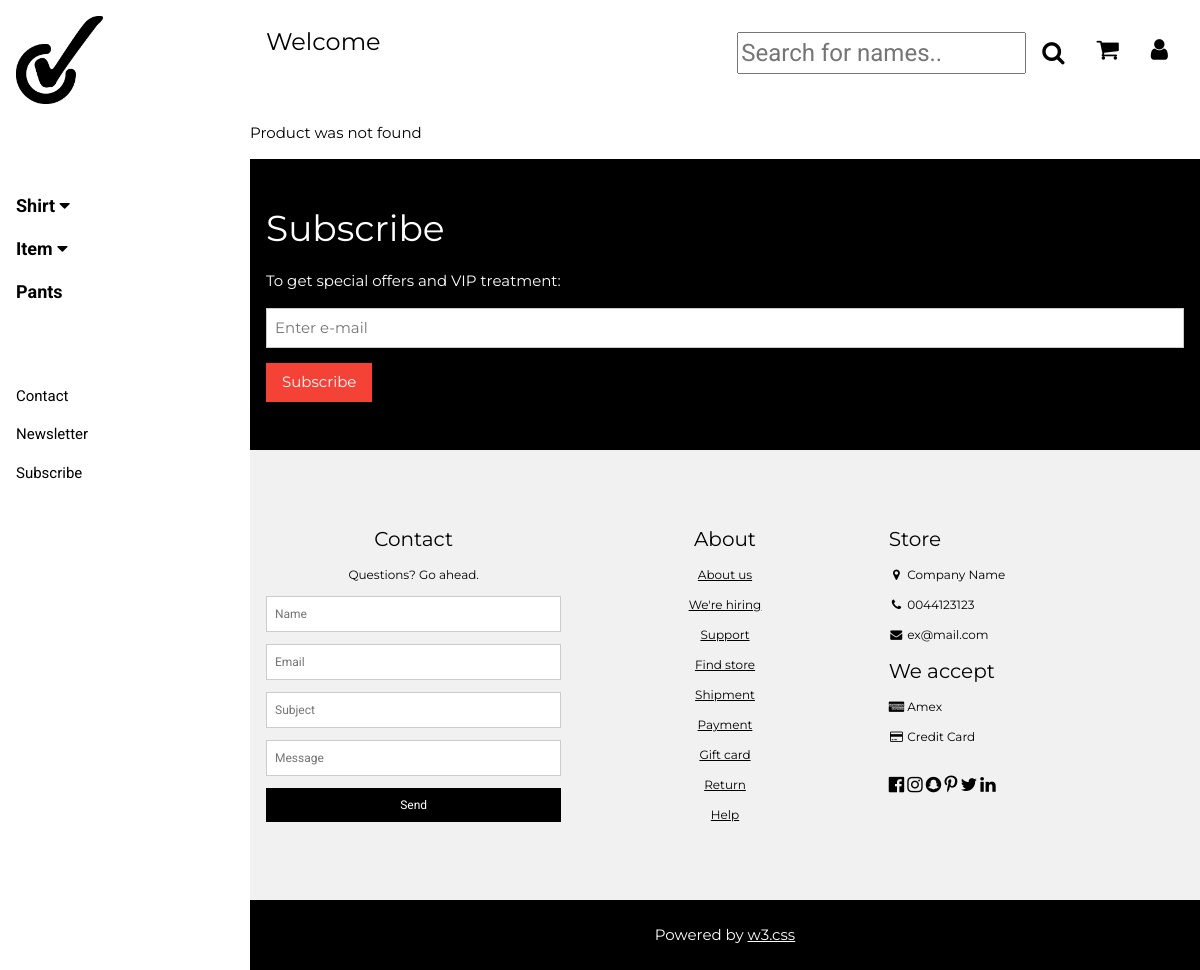
The app's page /Search.php?tukhoa=lê trung nguyên, older data.
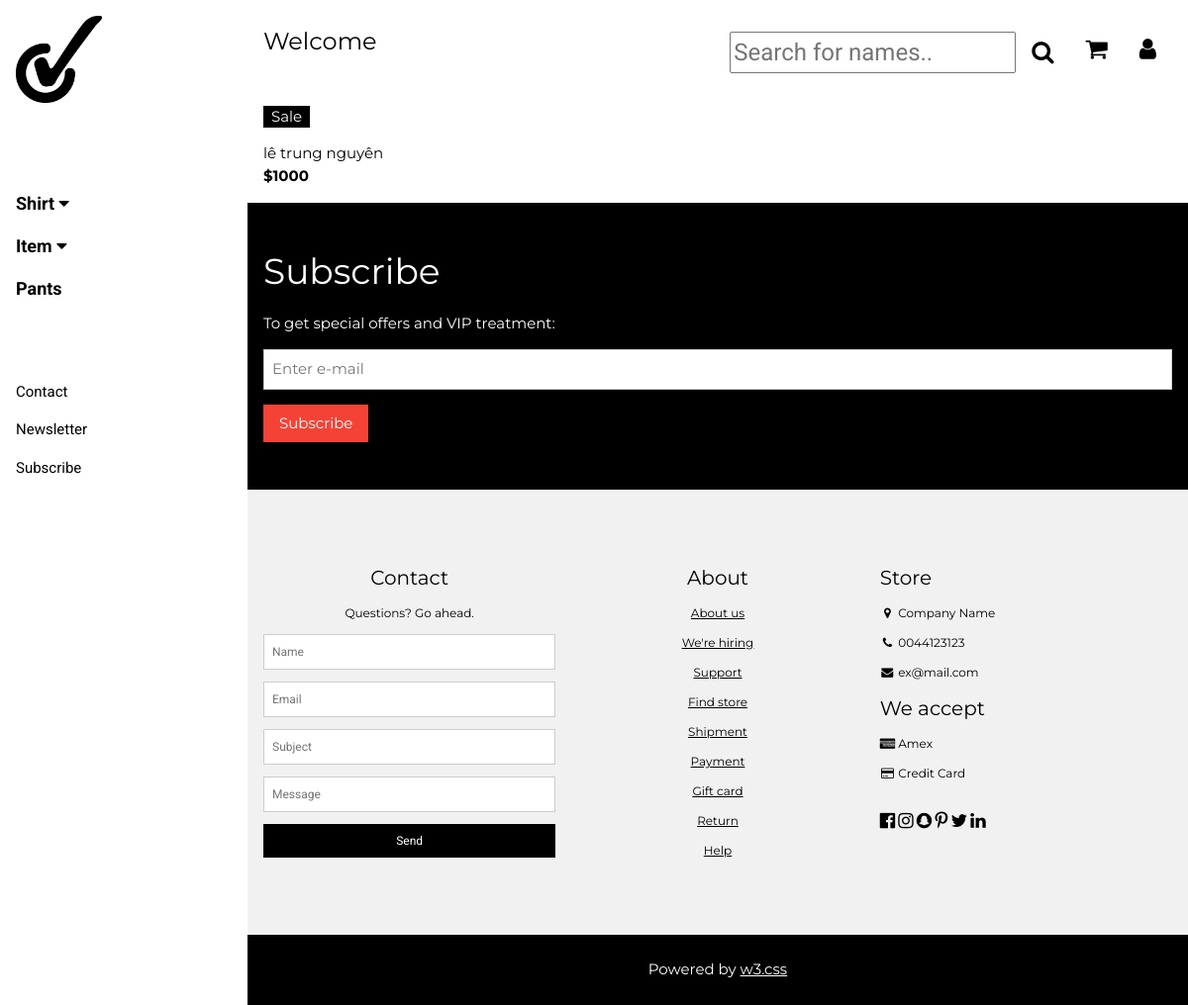
The same page, newer data.
### tables this page shows
CREATE TABLE `sanpham` (
  `maSP` int(30) NOT NULL,
  `maloaiSP` int(11) NOT NULL,
  `thongtinSP` varchar(100) NOT NULL,
  `tenSP` varchar(30) NOT NULL,
  `giaSP` int(11) NOT NULL,
  `hinhanhSP` varchar(100) NOT NULL,
  `soluongtonkho` int(11) NOT NULL
);

### Search.php (the view, shortened to what the changed rows need)
<!DOCTYPE html>
<html>
<link rel="stylesheet" href="SOURCE.css">
<link rel="stylesheet" href="https://cdnjs.cloudflare.com/ajax/libs/font-awesome/4.7.0/css/font-awesome.min.css">
<body class="w3-content" style="max-width:1200px">
  <div class="w3-main" style="margin-left:250px">
    <div class="w3-row w3-whitescale" id ="myTable">
    <?php
    if($_REQUEST['tukhoa'] != ""){
          $conn = createDBConnection();
        $sql =sprintf("SELECT * FROM sanpham WHERE tenSP LIKE '%%%s%%'", $_REQUEST['tukhoa']);
        $result = $conn->query($sql);
        if ($result !== false && $result->num_rows > 0) {
            while ($row = $result->fetch_assoc()) {
    ?>
    <div class="w3-col l3 s6">
        <div class="w3-container">
          <div class="w3-display-container">
            <span class="w3-tag w3-display-topleft">Sale</span>
          </div>
          <p><?= $row['tenSP'] ?> <br><b>$<?= $row['giaSP'] ?></b></p>
        </div>
      </div>
    <?php
            }
        }
        else {
          echo "
          <p>Product was not found</p>";
        }
      }
      else {
        echo "
        <p>Product was not found</p>
        ";
      }
    ?>
</div>
    <div class="w3-container w3-black w3-padding-32">
      <h1>Subscribe</h1>
    </div>
  </div>
</body>
</html>

Row changes from the older to the newer data that the page shows:
added sanpham: tenSP "lê trung nguyên", giaSP "1000"
Text that changed along with them:
text no longer shown: "Product was not found"
